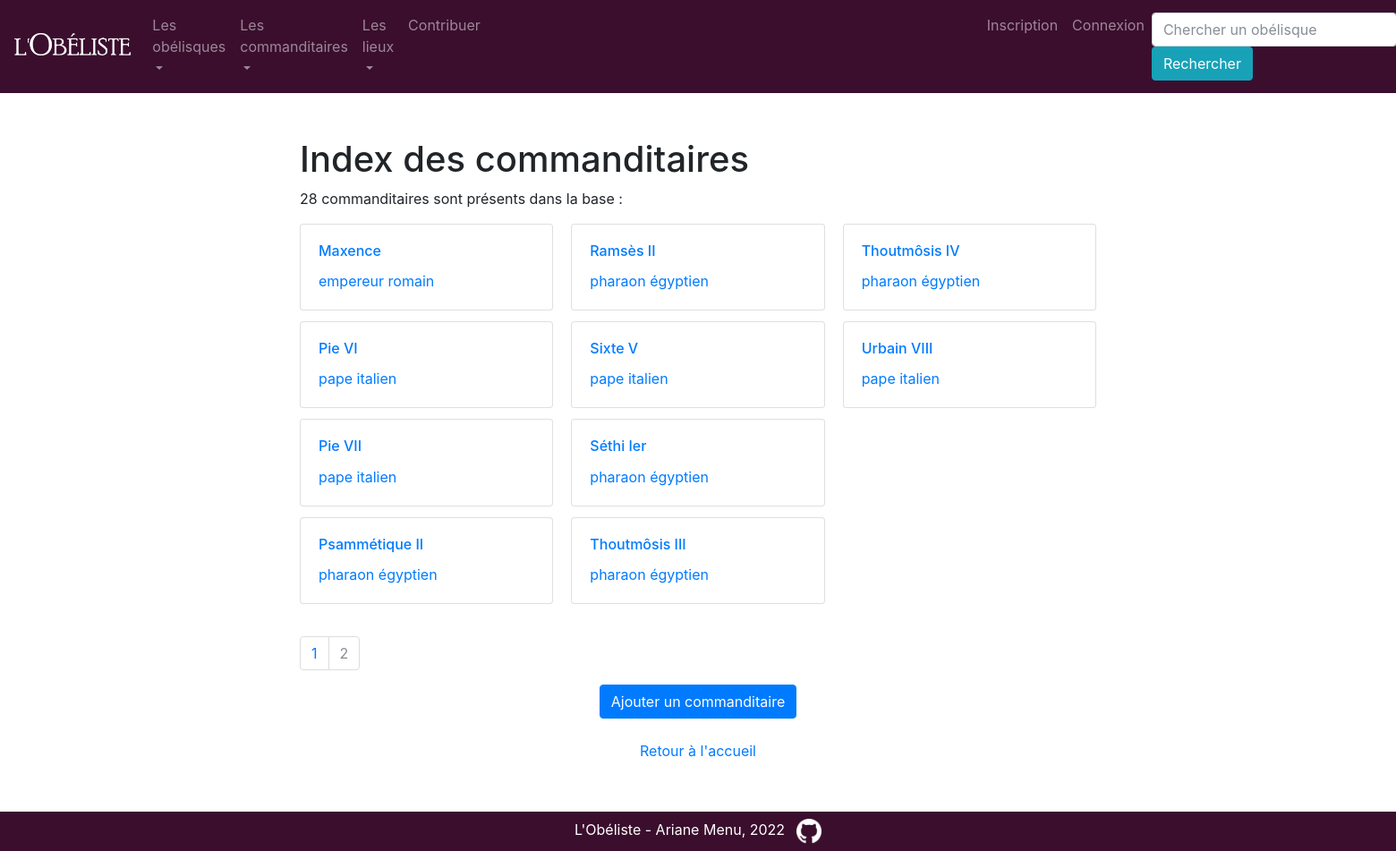
Before: /index_personnes?page=2 with the older database file.
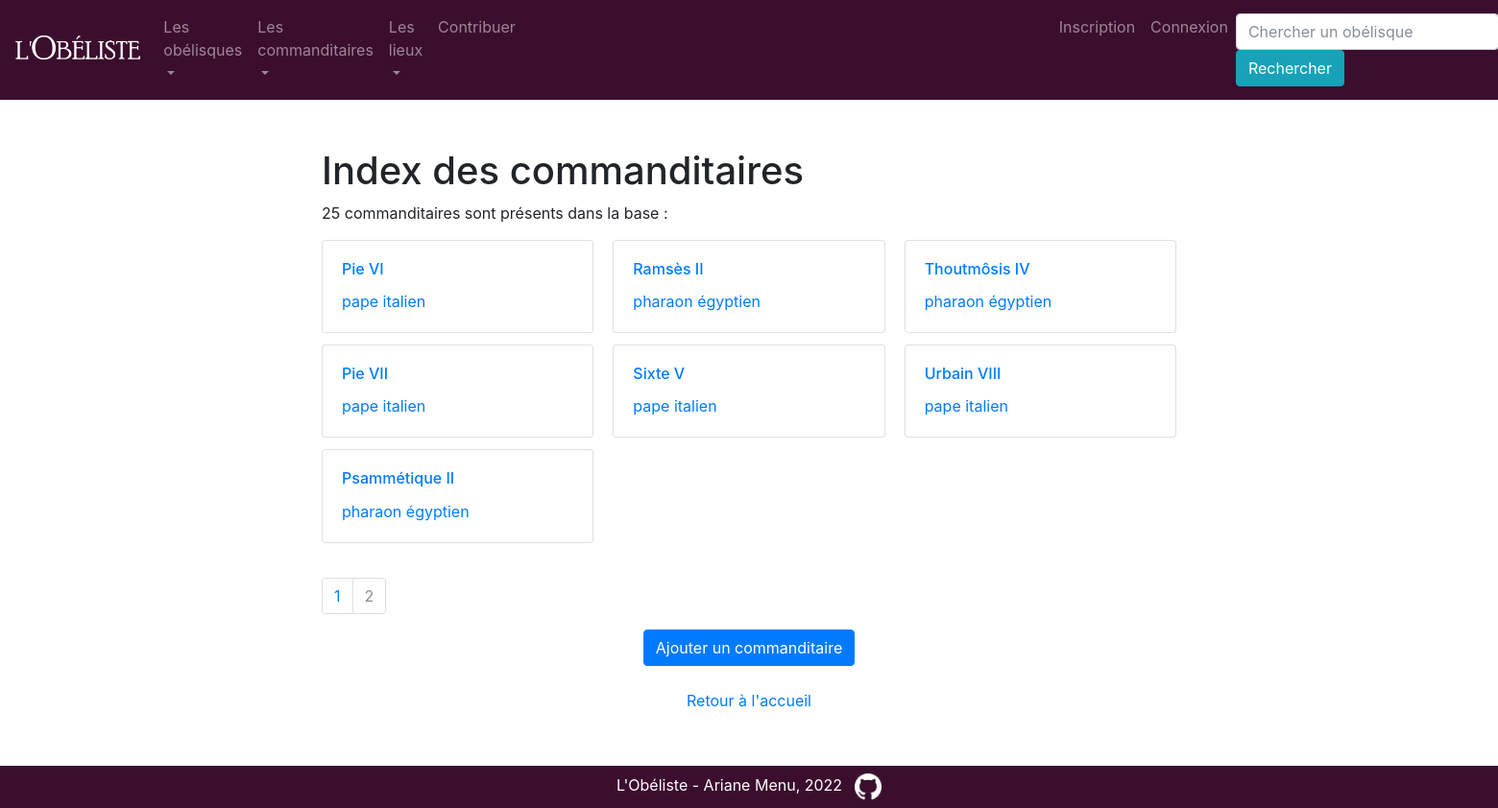
After: the same page with the newer database file.
### app/modeles/donnees.py (models this page shows, shortened)
class Personne(db.Model):
    personne_id = db.Column(db.Integer, unique=True, nullable=False, primary_key=True, autoincrement=True)
    personne_nom = db.Column(db.Text)
    personne_fonction = db.Column(db.Text)
    personne_nationalite = db.Column(db.Text)
    erige = db.relationship("Erige", back_populates="personne")
    authorships = db.relationship("Authorship", back_populates="personne")

### app/routes/generic.py (the view)
@app.route("/index_personnes")
def index_personnes():
    page = request.args.get("page", 1)
    if isinstance(page, str) and page.isdigit():
        page = int(page)
    else:
        page = 1
    resultats = Personne.query.order_by(Personne.personne_nom).paginate(page=page, per_page=RESULTATS_PAR_PAGE)
    return render_template("pages/index_personnes.html", resultats=resultats)

### app/templates/pages/index_personnes.html (shortened to what this page needs)
{% extends "conteneur.html" %}
{% block corps %}
<div class="centrer_contenu">
    <h1>Index des commanditaires</h1>
    {% if resultats %}
    <p>{{resultats.total}} commanditaires sont présents dans la base :</p>
    <div class="card-columns">
        {% for personne in resultats.items %}
        <div class="card">
            <a href="{{url_for('personne', personne_id=personne.personne_id)}}">
                <div class="card-body">
                    <h6 class="card-title">{{personne.personne_nom}}</h6>
                    <p class="card-text">{% if personne.personne_fonction %}{{personne.personne_fonction}}{% endif %} {%
                        if personne.personne_fonction %}{{personne.personne_nationalite}}{% endif %}</p>
                </div>
            </a>
        </div>
        {% endfor %}
    </div>
    <br>
    <nav aria-label="research-pagination">
        <ul class="pagination">
            {%- for page in resultats.iter_pages() %}
            {% if page %}
            {% if page != resultats.page %}
            <li class="page-item">
                <a class="page-link" href="{{ url_for('index_personnes', page=page) }}">{{page}}</a>
            </li>
            {% else %}
            <li class="page-item active disabled">
                <a class="page-link">{{page}} <span class="sr-only">(actuelle)</span></a>
            </li>
            {% endif %}
            {% else %}
            <li class="page-item disabled">
                <a class="page-link">...</a>
            </li>
            {% endif %}
            {%- endfor %}
        </ul>
    </nav>
    {% endif %}
    <div align="center">
        <a href="{{url_for('personne_add')}}" class="btn btn-primary">Ajouter un commanditaire</a>
        <br>
        <br>
        <a href="{{url_for('accueil')}}">Retour à l'accueil</a>
    </div>
</div>
{% endblock %}

### app/templates/conteneur.html (shortened to what this page needs)
<!DOCTYPE html>
<html lang="fr">
<head>
    {% include "partials/css.html" %}
    <link rel="stylesheet" href="https://unpkg.com/leaflet@1.3.1/dist/leaflet.css"
/>
</head>
<body>
<nav class="navbar navbar-expand-md navbar-dark justify-content-between" style="background-color: #3B0E2E;">
    <a class="navbar-brand" href="{{ url_for('accueil') }}"><img class="logo_top"
                                                                 src="{{url_for('static', filename='images/obeliste_logo_light.png')}}"
                                                                 alt="L'Obéliste" height="25"/></a>
    <div class="collapse navbar-collapse" id="navbarSupportedContent">
        <ul class="navbar-nav mr-auto">
            <li class="nav-item dropdown">
                <a class="nav-link dropdown-toggle" href="#" id="navbarDropdown" role="button" data-toggle="dropdown"
                   aria-haspopup="true" aria-expanded="false">Les obélisques</a>
            </li>
            <li class="nav-item dropdown">
                <a class="nav-link dropdown-toggle" href="#" id="navbarDropdown" role="button" data-toggle="dropdown"
                   aria-haspopup="true" aria-expanded="false">Les commanditaires</a>
            </li>
            <li class="nav-item dropdown">
                <a class="nav-link dropdown-toggle" href="#" id="navbarDropdown" role="button" data-toggle="dropdown"
                   aria-haspopup="true" aria-expanded="false">Les lieux</a>
            </li>
            <li class="nav-item"><a class="nav-link" href="{{url_for('add')}}">Contribuer</a></li>
            {% if not current_user.is_authenticated %}
            <li class="nav-item utilisateur">
                <a class="nav-link" href="{{url_for('inscription')}}">Inscription</a>
            </li>
            <li class="nav-item">
                <a class="nav-link" href="{{url_for('connexion')}}">Connexion</a>
            </li>
            {% else %}
            <li class="nav-item utilisateur">
                <a class="nav-link" href="{{url_for('deconnexion')}}">Déconnexion ({{current_user.user_nom}})</a>
            </li>
            {% endif %}
        </ul>
        <form class="form-inline" action="{{url_for('recherche')}}" method="GET">
            <input class="form-control" name="keyword" type="search" placeholder="Chercher un obélisque"
                   aria-label="Recherche">
            <button class="btn btn-info" type="submit">Rechercher</button>
        </form>
    </div>
</nav>
<div class="container">
    <div class="row">
        <div class="col">
            {% block corps %}{% endblock %}
        </div>
    </div>
</div>
</body>
<footer class="text-center text-white fixed-bottom" style="background-color: #3B0E2E;">
    <div class="text-center p-2">
        L'Obéliste - Ariane Menu, 2022<a class="github" href="https://github.com/A-Menu"><img width="28" height="28"
                                                                                              src="{{url_for('static', filename='images/github_logo.png')}}"
                                                                                              alt="Voir le profil sur GitHub"
                                                                                              title="Voir le profil sur Github"></a>
    </div>
</footer>
</html>

### app/templates/partials/css.html
<link rel="stylesheet" href="{{ url_for('static', filename='css/bootstrap.css')}}">

### app/templates/conteneur.html (style rules this page uses)
.container { margin-top: 50px; margin-bottom: 100px; text-align: justify; }
.centrer_contenu { margin-left: 110px; margin-right: 110px; }
.logo_top { margin-bottom: 6px; }
.github { margin-left: 13px; }
.utilisateur { margin-left:550px; }

Changed rows visible on the page:
no longer on this page (row unchanged): Personne: personne_nom "Maxence", personne_fonction "empereur", personne_nationalite "romain"
removed Personne: personne_nom "Séthi Ier", personne_fonction "pharaon", personne_nationalite "égyptien"
removed Personne: personne_nom "Thoutmôsis III", personne_fonction "pharaon", personne_nationalite "égyptien"
Other visible differences:
{{ resultats.total }}: "28" → "25"
